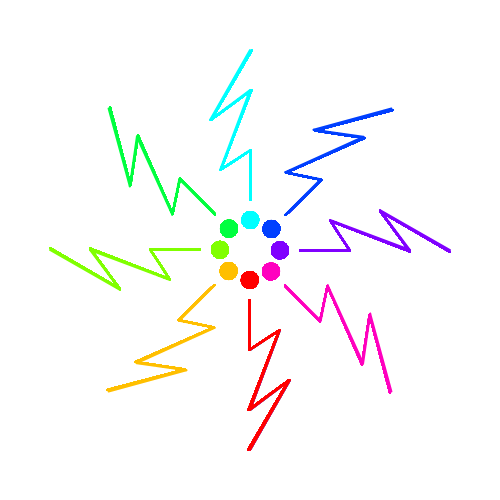
Frame 1 (no input)
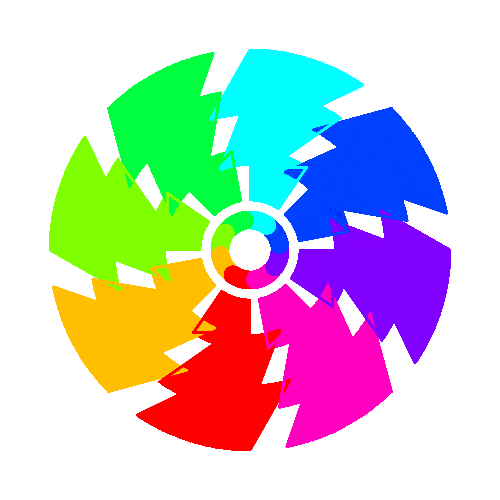
Frame 60 (no input)
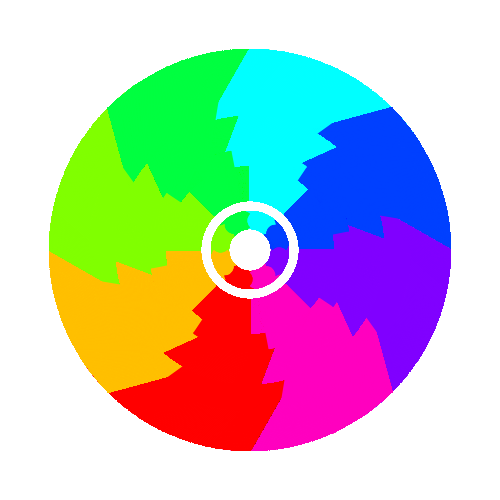
Frame 120 (the mouse pressed at the canvas centre since frame 60)

The p5.js sketch that drew these frames (run headless with seeded random() and noise() and a simulated clock; from frame 60 on, the mouse is pressed at the canvas centre):

// p5.js sketch
// ── sketch.js
function setup() {
  createCanvas(500,500);
  colorMode(HSB,8);
}

function draw() {
   translate(width/2,height/2); //translate the object to the center of the canvas
  for(var j=0;j<100;j++){
  for(var i =0; i < 8; i++){
    
    push();
    rotate((TWO_PI * i / 8)+(frameCount%j/100)); //rotate and move the object
    scale(2,2);
    fill(i,8,8);
    stroke(i,8,8);
    myobject();  // this is the object that i create
    ellipse(0,15,8,8)
    pop();
  }
 
  }
  
 
}


function myobject(){
line(0,25,0,50);
  line(0,50,15,40);
  line(15,40,0,80);
  line(0,80,20,65);
  line(20,65,0,100);
}
